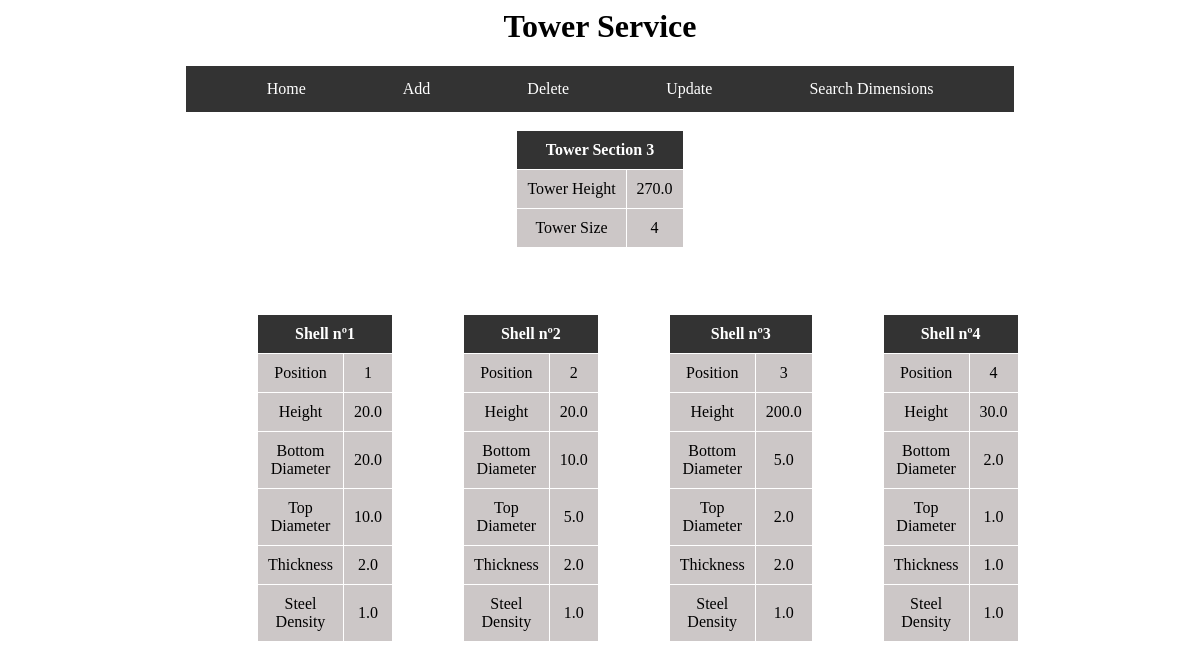
The app's page /tower/3 with its own data.
### tables this page shows
CREATE TABLE shell (
    shell_id INTEGER PRIMARY KEY,
    position INTEGER,
    height REAL,
    bottom_diameter REAL,
    top_diameter REAL,
    thickness REAL,
    steel_density REAL,
    shell_tower_id INTEGER,
    FOREIGN KEY(shell_tower_id) REFERENCES tower (tower_id)
);

### app.py (the view)
@app.route('/tower/<int:tower_id>')
def tower(tower_id):
    db_cursor = get_db()
    db_cursor.execute(f"SELECT * FROM shell where \
                      shell.shell_tower_id = {tower_id}\
                          ORDER BY shell.position")
    data = db_cursor.fetchall()
    if len(data) < 1:
        flash("No tower found for that id")
        return redirect("/")
    num_shells = len(data)
    height = 0
    for shell in data:
        height += shell[2]
    return render_template("view.html", tower_data=data,
                           tower_size=num_shells, tower_height=height,
                           tower_id=tower_id)

### app.py (called while the page is built)
def get_db():
    database = getattr(g, '_database', None)
    if database is None:
        database = g._database = sqlite3.connect('tower_service.db')
        cursor = database.cursor()
    return cursor

@app.teardown_appcontext
def close_connection(exception):
    if exception:
        exit()
    database = getattr(g, '_database', None)
    if database is not None:
        database.close()

### templates/view.html (shortened to what this page needs)
<html lang="en">
    <head>
        <link rel="stylesheet" href="{{ url_for('static', filename='css/mystyle.css') }}">
    </head>
    <body>
        <div class="center">
            <h1>Tower Service</h1>
        </div>
        <ul>
            <li><a href="/">Home</a></li>
            <li><a href="/add">Add</a></li>
            <li><a href="/delete">Delete</a></li>
            <li><a href="/update">Update</a></li>
            <li><a href="/searchDimensions">Search Dimensions</a></li>
        </ul>
        <br>
        <div class="table-container">
            <table class="center styled-table">
                <th colspan=2>Tower Section {{tower_id}}</th>
                    <tr>
                        <td>Tower Height</td>
                        <td>{{tower_height}}</td>
                    </tr>
                    <tr>
                        <td>Tower Size</td>
                        <td>{{tower_size}}</td>
                    </tr>
            </table>
        </div>
        <br>
        <br>
        <div class="grid-container">
        {% for shell in tower_data %}
            <div class="grid-item table-container">
                <table class="center styled-table">
                    <th colspan=2>Shell nº{{shell[1]}}</th>
                    <tr>
                        <td>Position</td>
                        <td>{{shell[1]}}</td>
                    </tr>
                    <tr>
                        <td>Height</td>
                        <td>{{shell[2]}}</td>
                    </tr>
                    <tr>
                        <td>Bottom Diameter</td>
                        <td>{{shell[3]}}</td>
                    </tr>
                    <tr>
                        <td>Top Diameter</td>
                        <td>{{shell[4]}}</td>
                    </tr>
                    <tr>
                        <td>Thickness</td>
                        <td>{{shell[5]}}</td>
                    </tr>
                    <tr>
                        <td>Steel Density</td>
                        <td>{{shell[6]}}</td>
                    </tr>
                </table>
            </div>
        {% endfor %}
        </div>
    </body>
</html>

### static/css/mystyle.css (style rules this page uses)
.center { text-align: center; }
ul { list-style-type: none; margin: 0 15%; padding: 0; background-color: #333; display: flex; justify-content: space-evenly; }
li { float: left; }
li a { display: block; color: white; text-align: center; padding: 14px 16px; text-decoration: none; }
.grid-container { display: grid; grid-template-columns: repeat(4, 1fr); grid-gap: 10px; width: 63%; margin: 0 auto; }
.grid-item { padding: 10px; text-align: center; margin: 20px; }
a { color: inherit; text-decoration: none; }
.table-container { display: flex; justify-content: center; }
.styled-table { border-collapse: collapse; }
.styled-table th { background-color: #333; padding: 10px; border: 1px solid #ffffff; color: white; }
.styled-table tbody td { background-color: #ccc7c7; padding: 10px; border: 1px solid #ffffff; }

### records on screen
shell: position "1", height "20.0", bottom_diameter "20.0", top_diameter "10.0", thickness "2.0", steel_density "1.0"
shell: position "2", height "20.0", bottom_diameter "10.0", top_diameter "5.0", thickness "2.0", steel_density "1.0"
shell: position "3", height "200.0", bottom_diameter "5.0", top_diameter "2.0", thickness "2.0", steel_density "1.0"
shell: position "4", height "30.0", bottom_diameter "2.0", top_diameter "1.0", thickness "1.0", steel_density "1.0"

### other values on screen
{{ tower_id }} "3"
{{ tower_height }} "270.0"
{{ tower_size }} "4"
